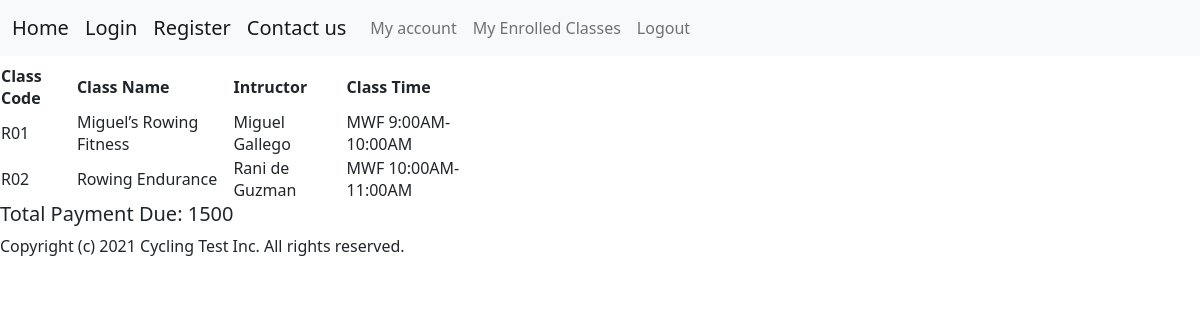
/enrolledclasses (signed in), run on an earlier commit of the app's database.
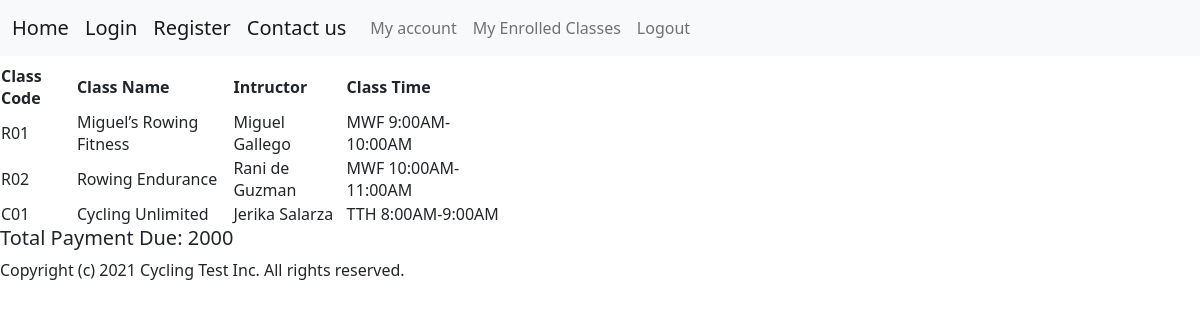
And on a later commit of the database.
### app.py (models this page shows)
class Classes(db.Model):
    id = db.Column(db.Integer, primary_key=True)
    class_code = db.Column(db.String(10), unique=True)
    class_category = db.Column(db.String(50))
    class_name = db.Column(db.String(50))
    instructor = db.Column(db.String(50))
    class_time = db.Column(db.String(50))
    price = db.Column(db.Integer)
    slots_available = db.Column(db.Integer)

### app.py (the view)
@app.route("/enrolledclasses", methods=["GET", "POST"])
@login_required
def user_enrolled():
    enrolled_classes = current_user.enrolled
    payment_total = 0
    for classs in enrolled_classes:
        payment_total += int(classs.price)
    return render_template("userenrolled.html", enrolled_classes=enrolled_classes, payment_total=payment_total)

### app.py (called while the page is built)
@login_manager.user_loader
def load_user(user_id):
    return Users.query.get(int(user_id))

### templates/userenrolled.html
<html>
{% include "header.html" %}
{% block content %}
<table class="center" , style="width:500px">
    <tr>
        <th>Class Code</th>
        <th>Class Name</th>
        <th>Intructor</th>
        <th>Class Time</th>
    </tr>
    {% for class in enrolled_classes %}
    <tr>
        <td>{{ class.class_code }}</td>
        <td>{{ class.class_name }}</td>
        <td>{{ class.instructor }}</td>
        <td>{{ class.class_time }}</td>
    </tr>
    {% endfor %}
</table>
<h5>
    <td>Total Payment Due: {{ payment_total }}
</h5>
{% include "footer.html" %}
{% endblock %}
</html>

What changed in the data, as far as the page shows it:
now on this page (row edited): Classes: class_code "C01", class_name "Cycling Unlimited", instructor "Jerika Salarza", class_time "TTH 8:00AM-9:00AM"
Also different on the page:
{{ payment_total }}: "1500" → "2000"
